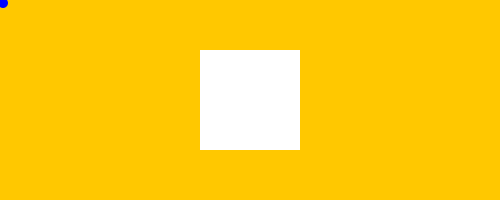
Frame 1 (no input)
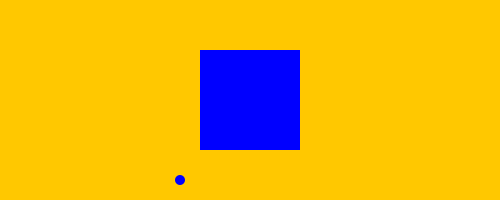
Frame 60 (the mouse pressed at the canvas centre just before this capture)
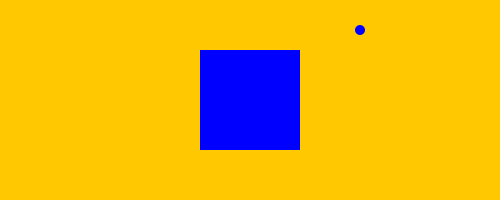
Frame 120 (the mouse held since frame 60 and released just before this capture)

The Processing sketch that drew these frames (run headless with seeded random() and noise(); from frame 60 on, the mouse is pressed at the canvas centre):

// Processing sketch: ball_platform3
// ── ball_platform3.pde
int x=0;
int y=0;
int dirX=1;
int dirY=1;
int speed=3;
int d=10;

void setup(){
  size(500,200);
  noStroke();
  rectMode(CENTER);
}

void draw(){
  background(255,200,0);
  
  rect(width/2,height/2,100,100);
  
  if( x > width/2-50
    && y >= height+50+d/2 && y < height-50-d/2 ){
    dirY *= -1;
  }
  
  //if( x > width/2-50 && x < width/2+50
  //  && y>=height+50-d/2 && y<height-30+d/2 ){
  //  dirY*=-1;
  //}
    

  if(x>=width-d/2) {    dirX=-1;  }
  if(x<=d/2)       {    dirX=1;   }
  if(y<=d/2)       {    dirY=1;   }
  if(y>=height-d/2){    dirY=-1;  }
      
  
  x+=speed*dirX;
  y+=speed*dirY;
 
  fill(0,0,255);
  ellipse(x,y,d,d);
  
}
